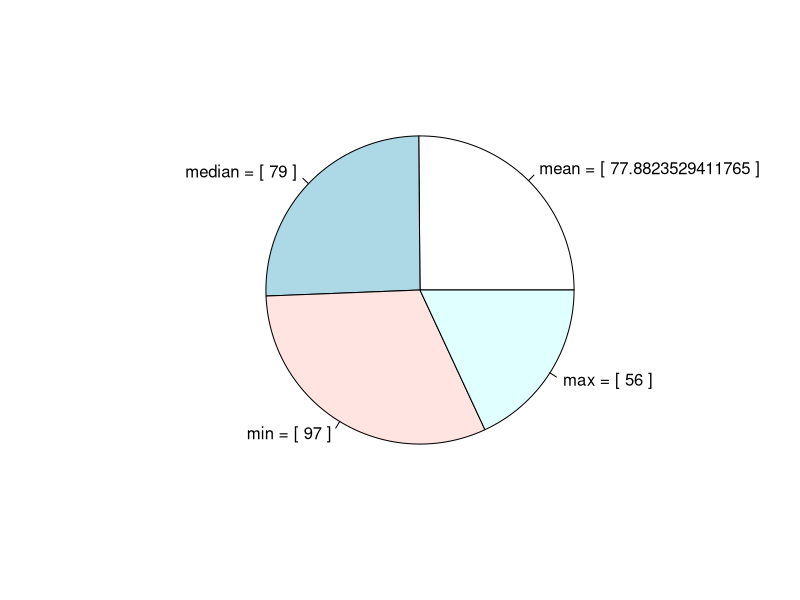

Write R code to recreate this figure.
data("airquality")
average<-mean(airquality$Temp)
med<- median(airquality$Temp)
minimum<-min(airquality$Temp)
maximum<-max(airquality$Temp)

slices<-c(average,med,maximum,minimum)
lbls<-c("mean", "median" , "min" , "max")
lbls<-paste(lbls,"= [" ,slices,"]")

pie(slices,labels = lbls)